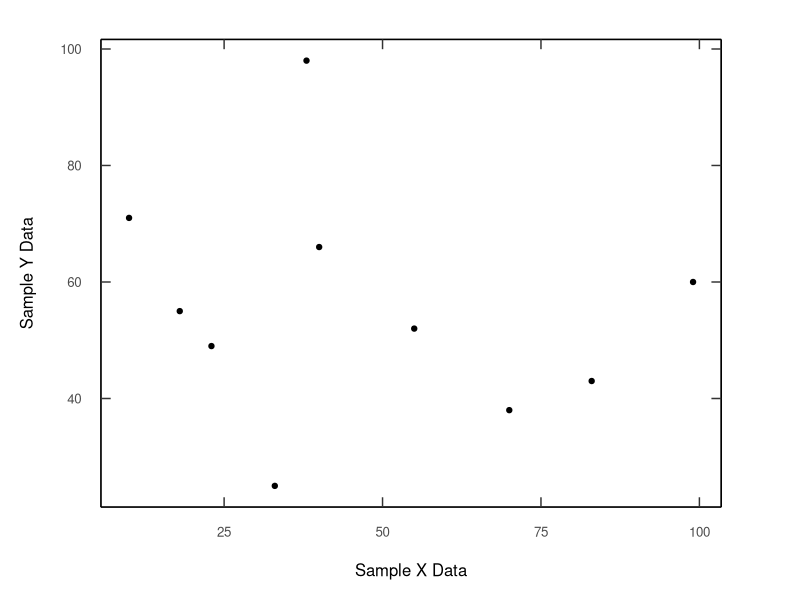
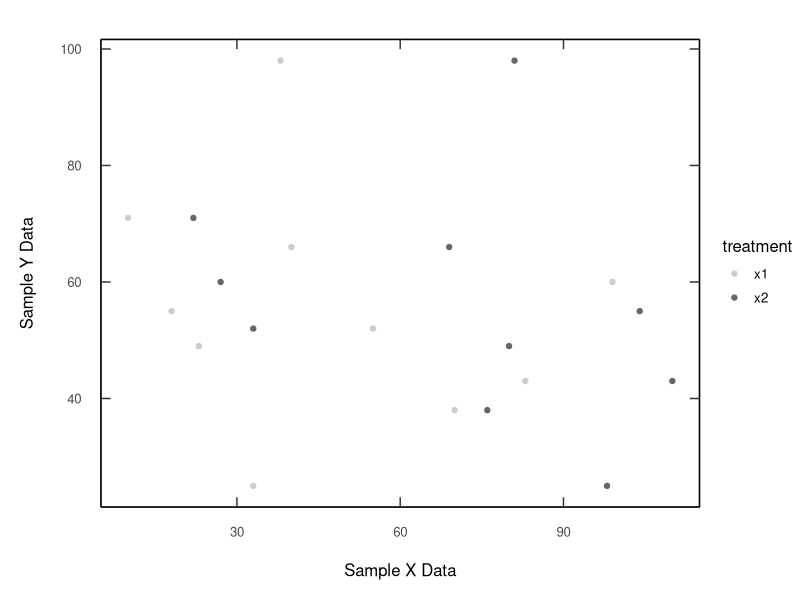
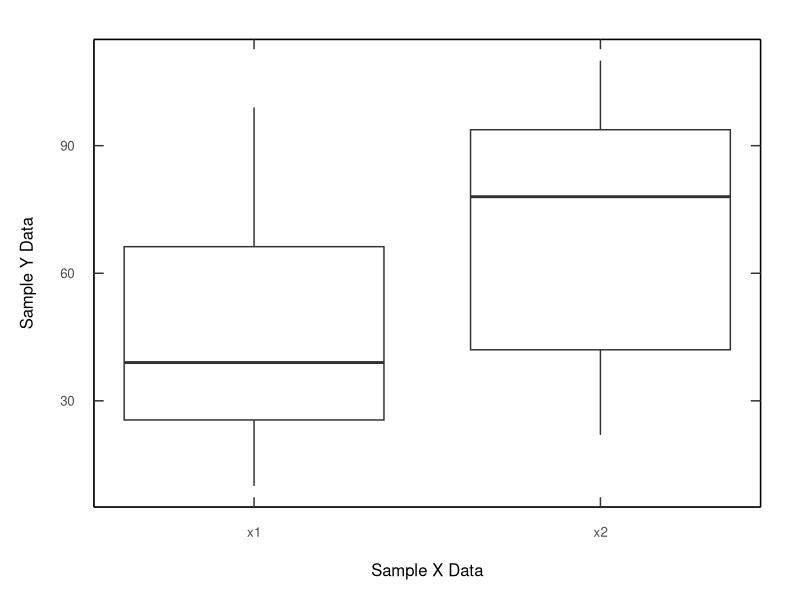
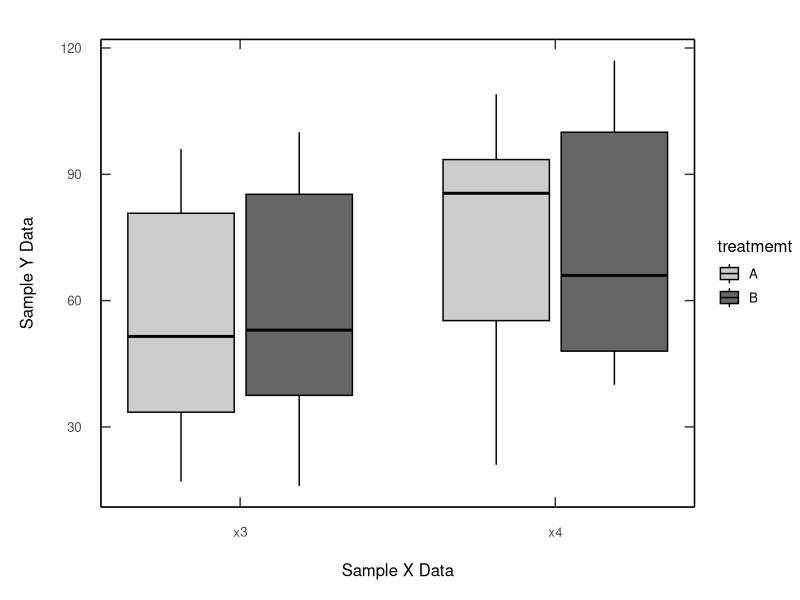
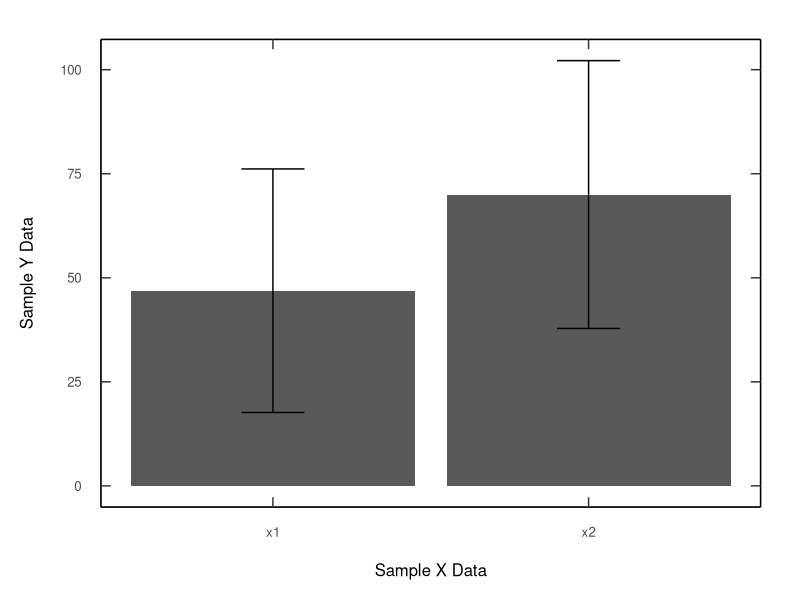
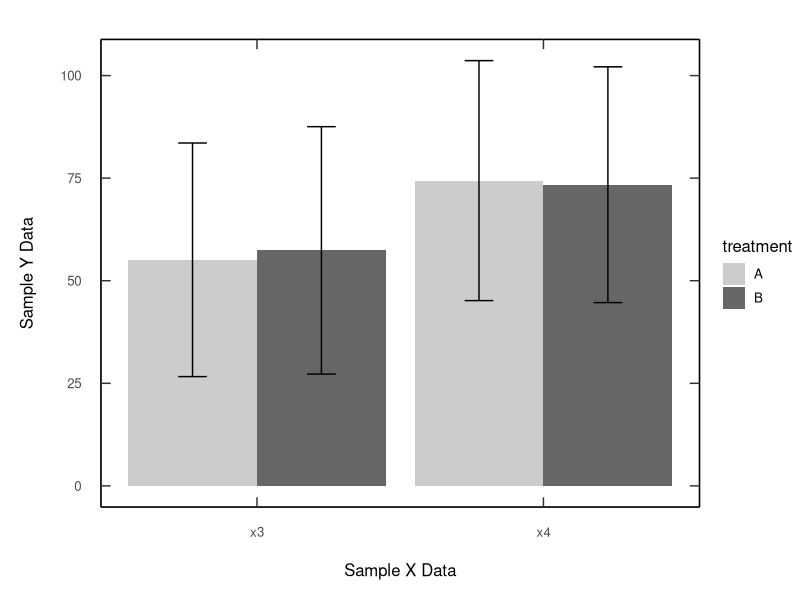
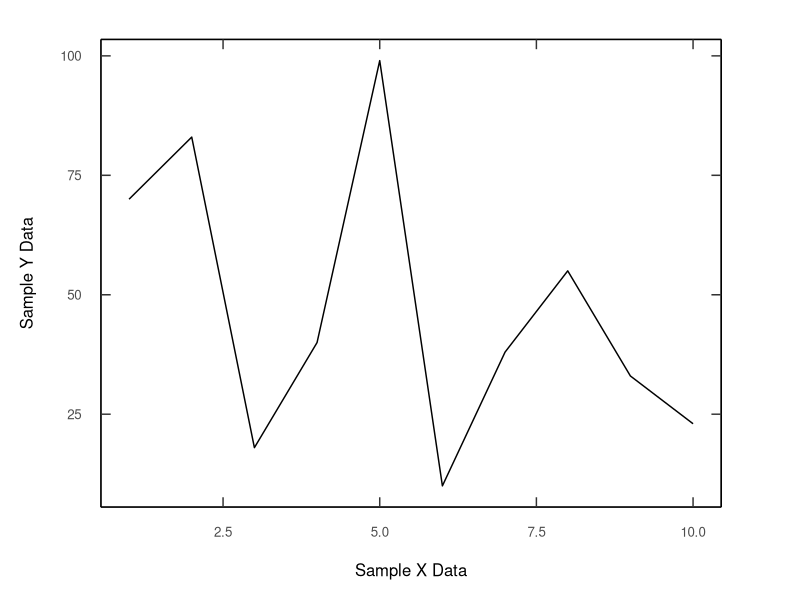
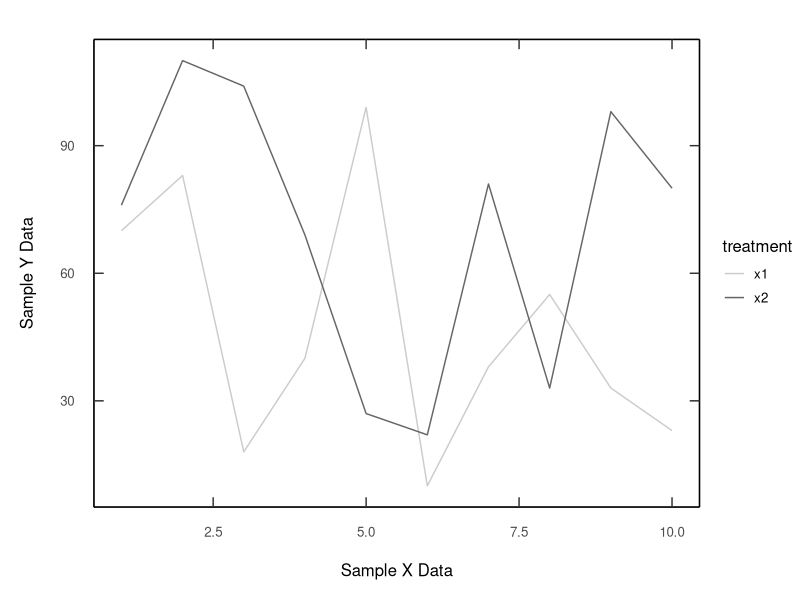

R code for these plots, in order:



library(ggplot2)
library(dplyr)
library(tidyr)
library(plyr)

#################################################################################################
# Sample Data


x1 <- sample.int(100,10)
x2 <- sample.int(100,10)+20


y <- sample.int(100,10)


x3 <- sample.int(100,20)
x4 <- sample.int(100,20)+20
treatment <- append(rep("A",10),rep("B",10))

index = array(1:10)


xdf0 <- data.frame(x1,y)
xdf1 <- data.frame(x1,x2,y)
xdf2 <- data.frame(x1,x2)
xdf3 <- data.frame(x3,x4,treatment)
xdf4 <- data.frame(index,x1)
xdf5 <- data.frame(index,x1,x2)

write.csv(xdf0,'./xdf0.csv')
write.csv(xdf1,'./xdf1.csv')
write.csv(xdf2,'./xdf2.csv')
write.csv(xdf3,'./xdf3.csv')
write.csv(xdf4,'./xdf4.csv')
write.csv(xdf5,'./xdf5.csv')


x1label = 'Sample X Data'
x2label = 'Sample X2 Data'
ylabel = 'Sample Y Data'

################################################################################################


## ------------------------------------------------------------------------
# Sample scatter plot with one variable

# Input data ####################################
indata <- xdf0

fname <- 'Scatter.pdf'

xlabel <- 'Sample X Data'
ylabel <- 'Sample Y Data'

#################################################




out <- paste(fname)
pdf(out,width=7.5,height=5)

gg = ggplot(indata, aes_string(x=colnames(indata)[1], y = colnames(indata)[2])) + geom_point()

gg <- gg + theme_bw() + 
          theme(panel.grid.major = element_blank(),
                panel.grid.minor = element_blank(),
                axis.line = element_line(colour = "black"))

gg <- gg + theme(axis.ticks.length=unit(-0.25, "cm"), 
                 axis.text.x = element_text(margin=unit(c(0.5,0.5,0.5,0.5), "cm")), 
                 axis.text.y = element_text(margin=unit(c(0.5,0.5,0.5,0.5), "cm")),
                 text=element_text(size=12))


gg <- gg + scale_x_continuous(sec.axis = dup_axis(labels=NULL,name = waiver()))
gg <- gg + scale_y_continuous(sec.axis = dup_axis(labels=NULL,name = waiver()))

gg <- gg + theme(plot.margin=margin(1,2,0.5,0.5,"cm"))


gg <- gg + xlab(xlabel) + ylab(ylabel)


gg

dev.off()


## ------------------------------------------------------------------------
# Sample scatter plot with two variables

# Input data ####################################
indata <- xdf1 %>%
  gather(treatment,classval,-y) # specify column name of response variable=y
                                #specify column name of treatment variable=treatment


fname <- 'Scatter2.pdf'

xlabel <- 'Sample X Data'
ylabel <- 'Sample Y Data'

#################################################



out <- paste(fname)
pdf(out,width=7.5,height=5)

gg = ggplot(indata, aes_string(x = colnames(indata)[3], 
                               y = colnames(indata)[1],
                               color=colnames(indata)[2])) + 
                                geom_point()

gg <- gg + theme_bw() + 
          theme(panel.grid.major = element_blank(),
                panel.grid.minor = element_blank(),
                axis.line = element_line(colour = "black"))

gg <- gg + theme(axis.ticks.length=unit(-0.25, "cm"), 
                 axis.text.x = element_text(margin=unit(c(0.5,0.5,0.5,0.5), "cm")), 
                 axis.text.y = element_text(margin=unit(c(0.5,0.5,0.5,0.5), "cm")),
                 text=element_text(size=12)) +
            scale_color_grey(start=0.8, end=0.4)

gg <- gg + scale_x_continuous(sec.axis = dup_axis(labels=NULL,name = waiver()))
gg <- gg + scale_y_continuous(sec.axis = dup_axis(labels=NULL,name = waiver()))

gg <- gg + theme(plot.margin=margin(1,0,0.5,0.5,"cm"))


gg <- gg + xlab(xlabel) + ylab(ylabel)


gg

dev.off()


## ------------------------------------------------------------------------
# Sample box plot with one treatment

# Input data ####################################
indata <- xdf2 %>%
  gather(classname,classval)

fname <- 'Box.pdf'

xlabel <- 'Sample X Data'
ylabel <- 'Sample Y Data'

#################################################


out <- paste(fname)
pdf(out,width=7.5,height=5)

labels <- unique(indata[,1])
labeldf <- data.frame(classname=labels,"labelind"=array(1:length(labels)))

indata <- merge(indata,labeldf,by=colnames(indata)[1])

gg = ggplot(indata, aes(x = labelind, y = classval,group=labelind)) + geom_boxplot()

gg <- gg + theme_bw() + 
          theme(panel.grid.major = element_blank(),
                panel.grid.minor = element_blank(),
                axis.line = element_line(colour = "black"))

gg <- gg + theme(axis.ticks.length=unit(-0.25, "cm"), 
                 axis.text.x = element_text(margin=unit(c(0.5,0.5,0.5,0.5), "cm")), 
                 axis.text.y = element_text(margin=unit(c(0.5,0.5,0.5,0.5), "cm")),
                 text=element_text(size=12))



gg <- gg + scale_x_continuous(breaks=unique(indata$labelind),
                              labels=labels,
                              sec.axis = dup_axis(labels=NULL,name = waiver()))
gg <- gg + scale_y_continuous(sec.axis = dup_axis(labels=NULL,name = waiver()))

gg <- gg + theme(plot.margin=margin(1,1,0.5,0.5,"cm"))


gg <- gg + xlab(xlabel) + ylab(ylabel)


gg


dev.off()


## ------------------------------------------------------------------------
# Sample box plot with two treatments

# Input data ####################################
indata <- xdf3 %>%
  gather(classname,classval,-treatment) 
treatmentname = "treatmemt" #Specify name of treatment column = "treatment"

fname <- 'Box2.pdf'

xlabel <- 'Sample X Data'
ylabel <- 'Sample Y Data'

#################################################

out <- paste(fname)
pdf(out,width=7.5,height=5)

labels <- unique(indata$classname)
labeldf <- data.frame("classname"=labels,"labelind"=array(1:length(labels)))
indata <- merge(indata,labeldf,by="classname")

gg = ggplot(data=indata, aes(x = labelind, y = classval,group=interaction(labelind,treatment),
                             fill=treatment)) + geom_boxplot(color='black')

gg <- gg + theme_bw() + 
          theme(panel.grid.major = element_blank(),
                panel.grid.minor = element_blank(),
                axis.line = element_line(colour = "black"))

gg <- gg + theme(axis.ticks.length=unit(-0.25, "cm"), 
                 axis.text.x = element_text(margin=unit(c(0.5,0.5,0.5,0.5), "cm")), 
                 axis.text.y = element_text(margin=unit(c(0.5,0.5,0.5,0.5), "cm")),
                 text=element_text(size=12)) +
            scale_fill_grey(start=0.8, end=0.4)




gg <- gg + scale_x_continuous(breaks=unique(indata$labelind),
                              labels=labels,
                              sec.axis = dup_axis(labels=NULL,name = waiver()))
gg <- gg + scale_y_continuous(sec.axis = dup_axis(labels=NULL,name = waiver()))

gg <- gg + theme(plot.margin=margin(1,0,0.5,0.5,"cm"))


gg <- gg + xlab(xlabel) + ylab(ylabel)


gg <- gg + guides(fill=guide_legend(title=treatmentname))

gg

dev.off()


## ------------------------------------------------------------------------
# Sample bar chart with one treatment

# Input data ####################################
indata <- xdf2 %>%
  gather(classname,classval)


fname <- 'Bar.pdf'

xlabel <- 'Sample X Data'
ylabel <- 'Sample Y Data'

#################################################


meandf <- aggregate(indata$classval,list(indata$classname),mean)
meandf <- plyr::rename(meandf,c("Group.1"="classname","x"="classval"))

sddf <- aggregate(indata$classval,list(indata$classname),sd)
sddf <- plyr::rename(sddf,c("Group.1"="classname","x"="sd"))

indata <- merge(meandf,sddf,by="classname")

out <- paste(fname)
pdf(out,width=7.5,height=5)

labels <- unique(indata$classname)
labeldf <- data.frame("classname"=labels,"labelind"=array(1:length(labels)))
indata <- merge(indata,labeldf,by="classname")

gg = ggplot(indata, aes(x = labelind, y = classval)) + geom_bar(stat='identity') +
      geom_errorbar(aes(ymin=classval-sd,ymax=classval+sd),width=0.2)

gg <- gg + theme_bw() + 
          theme(panel.grid.major = element_blank(),
                panel.grid.minor = element_blank(),
                axis.line = element_line(colour = "black"))

gg <- gg + theme(axis.ticks.length=unit(-0.25, "cm"), 
                 axis.text.x = element_text(margin=unit(c(0.5,0.5,0.5,0.5), "cm")), 
                 axis.text.y = element_text(margin=unit(c(0.5,0.5,0.5,0.5), "cm")),
                 text=element_text(size=12))



gg <- gg + scale_x_continuous(breaks=unique(indata$labelind),
                              labels=labels,
                              sec.axis = dup_axis(labels=NULL,name = waiver()))
gg <- gg + scale_y_continuous(sec.axis = dup_axis(labels=NULL,name = waiver()))

gg <- gg + theme(plot.margin=margin(1,1,0.5,0.5,"cm"))


gg <- gg + xlab(xlabel) + ylab(ylabel)


gg


dev.off()


## ------------------------------------------------------------------------
#Sample bar chart with two treatments

# Input data ####################################
indata <- xdf3 %>%
  gather(classname,classval,-treatment) 
treatmentname = "treatment" #Specify name of treatment column = treatment

fname <- 'Bar2.pdf'

xlabel <- 'Sample X Data'
ylabel <- 'Sample Y Data'

#################################################


meandf <- aggregate(classval~classname+treatment,indata,mean)


sddf <- aggregate(classval~classname+treatment,indata,sd)

indata <- merge(meandf,sddf,by=c("classname","treatment"))

indata <- plyr::rename(indata,c("classname"="classname",
                                "treatment"="treatment",
                                "classval.x"="classval",
                                "classval.y"="sd"))


out <- paste(fname)
pdf(out,width=7.5,height=5)

labels <- unique(indata$classname)
labeldf <- data.frame("classname"=labels,"labelind"=array(1:length(labels)))
indata <- merge(indata,labeldf,by="classname")

gg = ggplot(indata, aes(x = labelind, y = classval,
                             fill=treatment)) + 
      geom_bar(stat='identity',position=position_dodge()) +
      geom_errorbar(aes(ymin=classval-sd,ymax=classval+sd),width=0.2,
                    position=position_dodge(0.9))

gg <- gg + theme_bw() + 
          theme(panel.grid.major = element_blank(),
                panel.grid.minor = element_blank(),
                axis.line = element_line(colour = "black")) +
          scale_fill_grey(start=0.8, end=0.4)

gg <- gg + theme(axis.ticks.length=unit(-0.25, "cm"), 
                 axis.text.x = element_text(margin=unit(c(0.5,0.5,0.5,0.5), "cm")), 
                 axis.text.y = element_text(margin=unit(c(0.5,0.5,0.5,0.5), "cm")),
                 text=element_text(size=12))



gg <- gg + scale_x_continuous(breaks=unique(indata$labelind),
                              labels=labels,
                              sec.axis = dup_axis(labels=NULL,name = waiver()))
gg <- gg + scale_y_continuous(sec.axis = dup_axis(labels=NULL,name = waiver()))

gg <- gg + theme(plot.margin=margin(1,0,0.5,0.5,"cm"))


gg <- gg + xlab(xlabel) + ylab(ylabel)


gg <- gg + guides(fill=guide_legend(title=treatmentname))

gg


dev.off()


## ------------------------------------------------------------------------
# Sample line chart with one variable


# Input data ####################################
indata <- xdf4

fname <- 'Line.pdf'

xlabel <- 'Sample X Data'
ylabel <- 'Sample Y Data'

#################################################


out <- paste(fname)
pdf(out,width=7.5,height=5)

gg = ggplot(indata, aes_string(x=colnames(indata)[1],y=colnames(indata)[2])) + geom_line()

gg <- gg + theme_bw() + 
          theme(panel.grid.major = element_blank(),
                panel.grid.minor = element_blank(),
                axis.line = element_line(colour = "black"))

gg <- gg + theme(axis.ticks.length=unit(-0.25, "cm"), 
                 axis.text.x = element_text(margin=unit(c(0.5,0.5,0.5,0.5), "cm")), 
                 axis.text.y = element_text(margin=unit(c(0.5,0.5,0.5,0.5), "cm")),
                 text=element_text(size=12))


gg <- gg + scale_x_continuous(sec.axis = dup_axis(labels=NULL,name = waiver()))
gg <- gg + scale_y_continuous(sec.axis = dup_axis(labels=NULL,name = waiver()))

gg <- gg + theme(plot.margin=margin(1,2,0.5,0.5,"cm"))


gg <- gg + xlab(xlabel) + ylab(ylabel)


gg

dev.off()




## ------------------------------------------------------------------------
# Sample line chart with two variables

# Input data ####################################
indata <- xdf5 %>%
  gather(treatment,classval,-index) # specify column name of x variable=index
                                    #specify column name of treatment variable=treatment 


fname <- 'Line2.pdf'

xlabel <- 'Sample X Data'
ylabel <- 'Sample Y Data'

#################################################



out <- paste(fname)
pdf(out,width=7.5,height=5)

gg = ggplot(indata, aes_string(y=colnames(indata)[3],x=colnames(indata)[1],color=colnames(indata)[2])) + geom_line()

gg <- gg + theme_bw() + 
          theme(panel.grid.major = element_blank(),
                panel.grid.minor = element_blank(),
                axis.line = element_line(colour = "black"))

gg <- gg + theme(axis.ticks.length=unit(-0.25, "cm"), 
                 axis.text.x = element_text(margin=unit(c(0.5,0.5,0.5,0.5), "cm")), 
                 axis.text.y = element_text(margin=unit(c(0.5,0.5,0.5,0.5), "cm")),
                 text=element_text(size=12)) + 
            scale_color_grey(start=0.8, end=0.4)


gg <- gg + scale_x_continuous(sec.axis = dup_axis(labels=NULL,name = waiver()))
gg <- gg + scale_y_continuous(sec.axis = dup_axis(labels=NULL,name = waiver()))

gg <- gg + theme(plot.margin=margin(1,0,0.5,0.5,"cm"))


gg <- gg + xlab(xlabel) + ylab(ylabel)


gg

dev.off()


